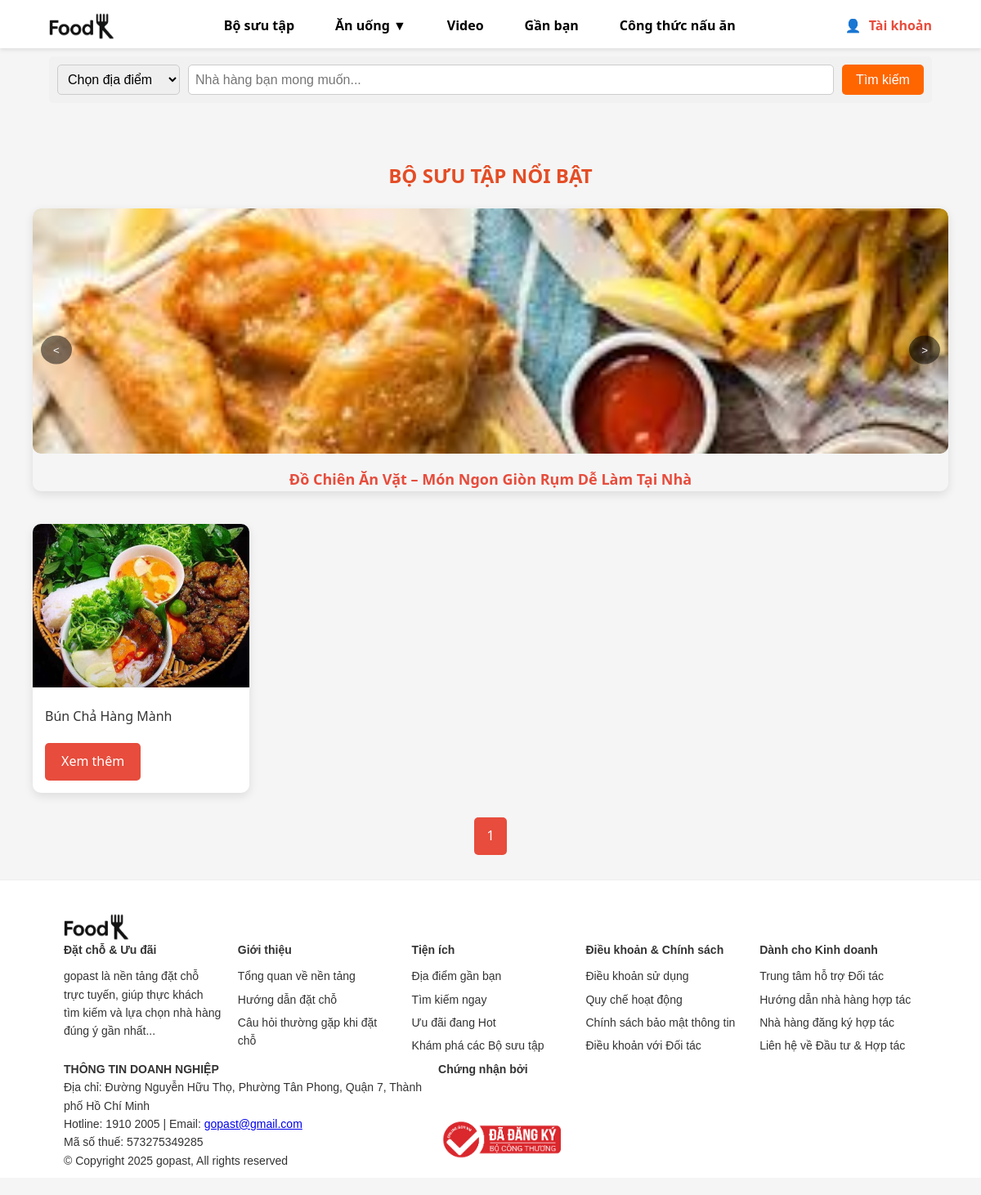
Screenshot of /bosuutap.php?location=Món Âu with the database file from the repository.
### tables this page shows
CREATE TABLE `baiviet` (
  `id` int(11) NOT NULL,
  `tieude` varchar(255) NOT NULL,
  `noidung` text NOT NULL,
  `tacgia_id` int(11) DEFAULT NULL,
  `ngay_dang` date DEFAULT curdate(),
  `anh_minh_hoa` varchar(255) DEFAULT NULL,
  `danh_muc` varchar(50) DEFAULT NULL,
  `thoi_gian_chuan_bi` int(11) DEFAULT NULL COMMENT 'Thời gian chuẩn bị (phút)',
  `thoi_gian_nau` int(11) DEFAULT NULL COMMENT 'Thời gian nấu (phút)',
  `so_khau_phan` int(11) DEFAULT NULL COMMENT 'Số khẩu phần (người)',
  `muc_do_kho` enum('Dễ','Trung bình','Khó') DEFAULT NULL COMMENT 'Mức độ khó của công thức',
  `thong_tin_dinh_duong` text DEFAULT NULL COMMENT 'Thông tin dinh dưỡng'
);

### bosuutap.php (the view, shortened to what this page needs)
<?php
include 'config/database.php';
include 'includes/header.php';
$posts_per_page = 8;
$page = isset($_GET['page']) && is_numeric($_GET['page']) ? (int)$_GET['page'] : 1;
$offset = ($page - 1) * $posts_per_page;
$search = isset($_GET['search']) ? $_GET['search'] : '';
$location = isset($_GET['location']) ? $_GET['location'] : '';
$query_count = "SELECT COUNT(*) as total FROM baiviet WHERE tieude LIKE :search";
if (!empty($location)) {
    $query_count .= " AND danh_muc = :location";
}
$stmt_count = $conn->prepare($query_count);
$searchParam = "%$search%";
$stmt_count->bindParam(':search', $searchParam, PDO::PARAM_STR);
if (!empty($location)) {
    $stmt_count->bindParam(':location', $location, PDO::PARAM_STR);
}
$stmt_count->execute();
$total_posts = $stmt_count->fetch(PDO::FETCH_ASSOC)['total'];
$total_pages = ceil($total_posts / $posts_per_page);
?>
<div class="main-container">
  <section class="bs-content">
    <div class="bs-label-section">
      <div class="bs-label-title">Bộ Sưu Tập Nổi Bật</div>
      <div class="bs-slider">
        <div class="bs-slider-wrapper">
          <?php
          $stmt = $conn->prepare("SELECT * FROM baiviet ORDER BY ngay_dang DESC LIMIT 3");
          $stmt->execute();
          $featuredPosts = $stmt->fetchAll(PDO::FETCH_ASSOC);
          foreach ($featuredPosts as $featured) {
            echo "
            <div class='bs-slider-item'>
              <a href='baiviet.php?id={$featured['id']}'>
                <img src='/WebBlogsFood/{$featured['anh_minh_hoa']}' alt='{$featured['tieude']}' />
              </a>
              <p>{$featured['tieude']}</p>
            </div>
            ";
          }
          ?>
        </div>
        <button class="bs-slider-prev">&lt;</button>
        <button class="bs-slider-next">&gt;</button>
      </div>
    </div>
    <div class="bs-card-section">
      <?php
      $query = "SELECT * FROM baiviet WHERE tieude LIKE :search";
      if (!empty($location)) {
        $query .= " AND danh_muc = :location";
      }
      $query .= " LIMIT :limit OFFSET :offset";
      $stmt = $conn->prepare($query);
      $searchParam = "%$search%";
      $stmt->bindParam(':search', $searchParam, PDO::PARAM_STR);
      if (!empty($location)) {
        $stmt->bindParam(':location', $location, PDO::PARAM_STR);
      }
      $stmt->bindParam(':limit', $posts_per_page, PDO::PARAM_INT);
      $stmt->bindParam(':offset', $offset, PDO::PARAM_INT);
      $stmt->execute();
      $baiviets = $stmt->fetchAll(PDO::FETCH_ASSOC);
      foreach ($baiviets as $baiviet) {
        echo "
        <div class='bs-card'>
          <div class='bs-card-image'>
            <img src='/WebBlogsFood/{$baiviet['anh_minh_hoa']}' alt='{$baiviet['tieude']}' />
          </div>
          <div class='bs-card-content'>
            <p>{$baiviet['tieude']}</p>
            <a href='an_uongV2.php?id={$baiviet['id']}' class='btn-view'>Xem thêm</a>
          </div>
        </div>
        ";
      }
      ?>
    </div>
    <div class="pagination">
      <?php
      $query_string = http_build_query([
          'search' => $search,
          'location' => $location
      ]);
      for ($i = 1; $i <= $total_pages; $i++) {
          if ($i == $page) {
              echo "<a href='bosuutap.php?page=$i&$query_string' class='pagination-link active'>$i</a>";
          } else {
              echo "<a href='bosuutap.php?page=$i&$query_string' class='pagination-link'>$i</a>";
          }
      }
      ?>
    </div>
  </section>
</div>
<?php include 'includes/footer.php';  ?>

### static/Lv2/css/header.css (style rules this page uses)
* { margin: 0; padding: 0; box-sizing: border-box; }
body { font-family: Arial, sans-serif; background-color: #f8f8f8; }
img { width: 100%; height: 100%; object-fit: contain; }
html, body { height: 100%; margin: 0; }

### assets/css/style.css (style rules this page uses)
* { margin: 0; padding: 0; box-sizing: border-box; }
body { font-family: Arial, sans-serif; background-color: #fff; }

### assets/css/login.css (style rules this page uses)
body { font-family: Arial, sans-serif; margin: 0; padding: 0; background-color: #f8f8f8; }

### assets/css/forgot.css (style rules this page uses)
body { font-family: Arial, sans-serif; margin: 0; padding: 0; background-color: #f8f8f8; }

### assets/css/register.css (style rules this page uses)
body { font-family: Arial, sans-serif; margin: 0; padding: 0; background-color: #f8f8f8; }

### assets/css/CongThucV2.css (style rules this page uses)
* { box-sizing: border-box; margin: 0; padding: 0; }
body { font-family: "Poppins", sans-serif; background-color: #f5f5f5; color: #333; line-height: 1.6; }

### static/Lv2/css/style_anuong.css (style rules this page uses)
body { font-family: sans-serif; margin: 0; padding: 0; }

### static/Lv2/css/style_bosuutap.css (style rules this page uses)
.main-container { max-width: 1200px; margin: 0 auto; padding: 0 20px; }
.bs-content { padding: 30px 20px; }
.bs-label-section { margin-bottom: 40px; }
.bs-label-section .bs-label-title { font-size: 24px; font-weight: bold; text-align: center; margin-bottom: 20px; color: #e44d26; text-transform: uppercase; }
.bs-slider { position: relative; width: 100%; max-width: 1200px; margin: 20px auto; overflow: hidden; border-radius: 10px; box-shadow: 0 4px 12px rgba(0, 0, 0, 0.1); }
.bs-slider-wrapper { display: flex; transition: transform 0.5s ease-in-out; }
.bs-slider-item { min-width: 100%; text-align: center; position: relative; }
.bs-slider-item img { width: 100%; height: 300px; object-fit: cover; border-radius: 10px; }
.bs-slider-item p { margin-top: 10px; font-size: 18px; font-weight: bold; color: #e74c3c; }
.bs-slider-prev, .bs-slider-next { position: absolute; top: 50%; transform: translateY(-50%); background-color: rgba(0, 0, 0, 0.5); color: white; border: none; padding: 10px 15px; cursor: pointer; border-radius: 50%; z-index: 10; transition: background-color 0.3s ease; }
.bs-slider-prev { left: 10px; }
.bs-slider-next { right: 10px; }
.bs-card-section { display: grid; grid-template-columns: repeat(4, 1fr); gap: 20px; justify-content: center; margin-bottom: 30px; }
.bs-card { background-color: #fff; border-radius: 10px; overflow: hidden; box-shadow: 0 4px 12px rgba(0, 0, 0, 0.1); transition: transform 0.3s ease, box-shadow 0.3s ease; animation: fadeInUp 0.5s ease-in-out; }
.bs-card-image img { width: 100%; height: 200px; object-fit: cover; transition: transform 0.5s ease; }
.bs-card-content { padding: 15px; }
.bs-card-content p { font-size: 16px; color: #333; margin-bottom: 10px; }
.btn-view { display: inline-block; padding: 10px 15px; background-color: #e74c3c; color: #fff; text-decoration: none; border-radius: 5px; transition: background-color 0.3s ease; }
.pagination { display: flex; justify-content: center; margin-top: 20px; }
.pagination-link { margin: 0 5px; padding: 10px 15px; background-color: #e74c3c; color: white; text-decoration: none; border-radius: 5px; transition: background-color 0.3s ease; }

### static/Lv2/css/style_congthuc.css (style rules this page uses)
body { font-family: "Segoe UI", "Arial", sans-serif; margin: 0; padding: 0; line-height: 1.6; background-color: #f5f5f5; color: #333; }
.main-container { max-width: 1200px; margin: 0 auto; padding: 0 20px; }

### static/Lv2/css/style_video.css (style rules this page uses)
* { box-sizing: border-box; margin: 0; padding: 0; }
html, body { margin: 0; padding: 0; }
body { font-family: "Segoe UI", "Arial", sans-serif; margin: 0; padding: 0; line-height: 1.6; background-color: #f5f5f5; color: #333; }
.btn-view { display: inline-block; margin-top: 10px; padding: 10px 20px; background-color: #e74c3c; color: white; text-align: center; text-decoration: none; border-radius: 5px; transition: background-color 0.3s ease; }

### rows the page displays
baiviet: anh_minh_hoa (picture), tieude "Đồ Chiên Ăn Vặt – Món Ngon Giòn Rụm Dễ Làm Tại Nhà"
baiviet: anh_minh_hoa (picture), tieude "Bún Chả Hàng Mành"
